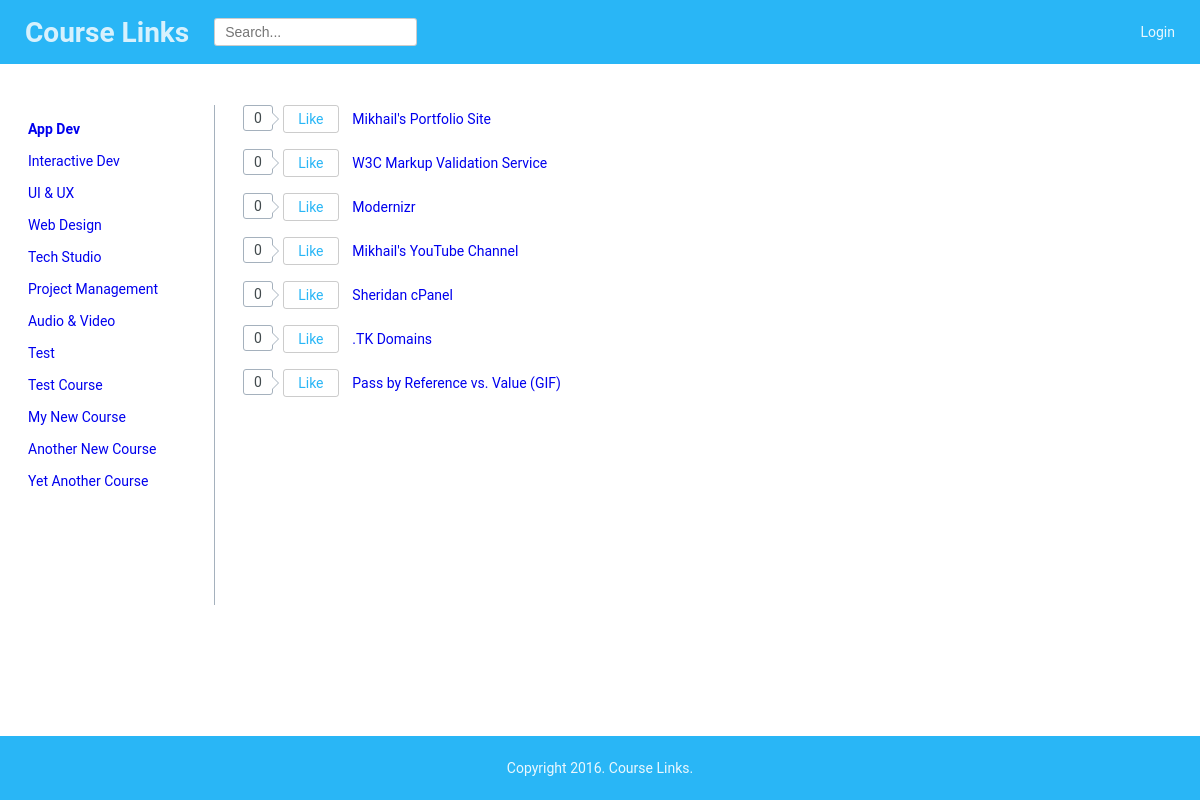
Screenshot of /index.php?course=1 with the database file from the repository.
### tables this page shows
CREATE TABLE `courses` (
  `id` tinyint(4) NOT NULL,
  `name` varchar(100) NOT NULL,
  `position` int(3) NOT NULL,
  `visible` tinyint(1) NOT NULL
);

CREATE TABLE `links` (
  `id` bigint(20) NOT NULL,
  `url` varchar(2083) NOT NULL,
  `source` varchar(253) NOT NULL,
  `title` varchar(500) NOT NULL,
  `course_id` tinyint(4) NOT NULL,
  `position` smallint(6) NOT NULL,
  `visible` tinyint(1) NOT NULL,
  `date_posted` timestamp NOT NULL DEFAULT CURRENT_TIMESTAMP,
  `user_id` bigint(20) NOT NULL
);

### public/slike/like_lang.php (called while the page is built)
<?php
$lang = array();
$lang['fb_small_like'] = 'Like';
$lang['fb_small_liked'] = 'Liked';
$lang['fb_small_count_text'] = '';
$lang['fb_small_first_like'] = '0';
$lang['tw_small_like'] = 'Like';
$lang['tw_small_liked'] = 'Liked';
$lang['tw_small_count_text'] = 'people like this.';
$lang['tw_small_first_like'] = 'Still nobody likes that. Liked it first :)';
$lang['gp_small_like'] = 'Like';
$lang['gp_small_liked'] = 'Liked';
$lang['gp_small_count_text'] = 'people like this.';
$lang['gp_small_first_like'] = 'Still nobody likes that. Liked it first :)';
$lang['fb_big_like'] = 'Like';
$lang['fb_big_liked'] = 'Liked';
$lang['tw_big_like'] = 'Like';
$lang['tw_big_liked'] = 'Liked';
$lang['gp_big_like'] = 'Like';
$lang['gp_big_liked'] = 'Liked';
?>

### public/index.php (the view, shortened to what this page needs)
<?php require_once("../includes/db_connection_open.php"); ?>
<?php require_once("../includes/functions.php"); ?>
<?php include("../includes/layouts/header.php"); ?>
<?php set_current_course_link(true); ?>
<div id="main">
  <div id="navigation">
		<?php echo navigation($current_course, $user_context); ?>
  </div>
  <div id="page">
		<?php if ($current_course) {
			$link_set = find_links_for_course($current_course["id"], $user_context);
			foreach ($link_set as $link)
			{
				echo SmartLike($link["id"], "small_facebook");
				?>
				<a href="<?php echo htmlentities($link["url"]) ?>" target="_blank">
					<?php echo htmlentities($link["title"]); ?>
				</a>
				<br><br>
			<?php } ?>
		<?php
		}
		else
		{
			echo "Select a course to see its links.";
		} ?>
  </div>
</div>
<?php include("../includes/layouts/footer.php"); ?>

### includes/layouts/header.php (shortened to what this page needs)
<?php
    include_once("like_config.inc.php");
    include_once("slike/like_function.php");
?>
<?php
	if (!isset($user_context))
	{
		$user_context = "guest";
	}
?>
<!DOCTYPE html>
<html lang="en">
	<head>
		<link href="stylesheets/styles.css" media="all" rel="stylesheet" />
	</head>
	<body>
		<div class="header">
			<div class="left-nav">
				<?php
				if ($user_context == "admin")
				{
					echo "<h1><a href=\"dashboard.php\">Course Links</a></h1>";
				}
				else if ($user_context == "guest" || $user_context == "between")
				{
					echo "<h1><a href=\"index.php\">Course Links</a></h1>";
				}
				?>
				<form method='get' action='search.php'>
					<input type='text' name='query' placeholder="Search..." class='form-field'>
				</form>
			</div>
			<div class="right-nav">
				<?php
				if ($user_context == "admin")
				{
					echo "<a class=\"login-logout-button\" href=\"login.php\">Logout</a>";
				}
				else if ($user_context =="guest")
				{
					echo "<a class=\"login-logout-button\" href=\"logout.php\">Login</a>";
				}
				?>
			</div>
		</div>

### includes/functions.php (shortened to what this page needs)
<?php
	function find_all_courses($public=true)
	{
		global $db;
		$sql  = "SELECT * ";
		$sql .= "FROM courses ";
		if ($public)
		{
			$sql .= "WHERE visible = 1 ";
		}
		$sql .= "ORDER BY position ASC";
		try
		{
			$statement = $db->prepare($sql);
			$statement->execute();
			$course_set = $statement->fetchAll();
		}
		catch (PDOException $error)
		{
			echo "ERROR: " . $error->getMessage();
		}
		return $course_set;
	}
	function find_links_for_course($course_id, $user_context)
	{
		global $db;
		$sql  = "SELECT * ";
		$sql .= "FROM links ";
		$sql .= "WHERE course_id = :course_id ";
		if ($user_context == "guest")
		{
			$sql .= "AND visible = 1 ";
		}
		$sql .= "ORDER BY position ASC";
		try
		{
			$statement = $db->prepare($sql);
			$statement->bindParam(":course_id", $course_id);
			$statement->execute();
			$link_set = $statement->fetchAll();
		}
		catch (PDOException $error)
		{
			echo "ERROR: " . $error->getMessage();
		}
		return $link_set;
	}
	function find_course_by_id($course_id, $public=true)
	{
		global $db;
		$sql  = "SELECT * ";
		$sql .= "FROM courses ";
		$sql .= "WHERE id = :course_id ";
		if ($public)
		{
			$sql .= "AND visible = 1 ";
		}
		$sql .= "LIMIT 1";
		try
		{
			$statement = $db->prepare($sql);
			$statement->bindParam(":course_id", $course_id);
			$statement->execute();
			$course = $statement->fetch();
		}
		catch (PDOException $error)
		{
			echo "ERROR: " . $error->getMessage();
		}
		if($course)
		{
			return $course;
		} else {
			return null;
		}
	}
	function find_default_link_for_course($course_id)
	{
		global $db;
		$sql  = "SELECT * ";
		$sql .= "FROM links ";
		$sql .= "WHERE course_id = :course_id ";
		$sql .= "ORDER BY position ASC ";
		$sql .= "LIMIT 1";
		try
		{
			$statement = $db->prepare($sql);
			$statement->bindParam(":course_id", $course_id);
			$statement->execute();
			$first_link = $statement->fetch();
		}
		catch (PDOException $error)
		{
			echo "ERROR: " . $error->getMessage();
		}
		if($first_link)
		{
			return $first_link;
		}
		else
		{
			return null;
		}
	}
	function set_current_course_link($public=false)
	{
		if (isset($_GET["course"]))
		{
			$current_course = find_course_by_id($_GET["course"], $public);
			if ($current_course && $public)
			{
				$current_link = find_default_link_for_course($current_course["id"]);
			}
			else
			{
				$current_link = null;
			}
		} elseif (isset($_GET["link"]))
		{
			$current_course = null;
			$current_link = find_link_by_id($_GET["link"], $public);
		}
		else
		{
			$current_course = null;
			$current_link = null;
		}
	}
	function navigation($course_array, $user_context)
	{
		$output = "<br><ul>";
		$course_set = find_all_courses();
		foreach($course_set as $course)
		{
			$output .= "<li";
			if ($course_array && $course["id"] == $course_array["id"])
			{
				$output .= " class=\"selected\"";
			}
			$output .= ">";
			if ($user_context == "admin")
			{
				$output .= "<a href=\"manage_content.php?course=";
			}
			else
			{
				$output .= "<a href=\"index.php?course=";
			}
			$output .= urlencode($course["id"]);
			$output .= "\">";
			$output .= htmlentities($course["name"]);
			$output .= "</a>";
			$output .= "</li><br>";
		}
		$output .= "</ul>";
		return $output;
	}
?>

### public/slike/like_function.php (shortened to what this page needs)
<?php
function SmartLike($item_id,$style) {
	global $mysql_conn;
	include("like_lang.php");
	$user_ip = $_SESSION['user_id'];
	if(empty($item_id)) {
		return 'Error: <b>item_id</b> is empty.';
	} else {
		?>
		<link href="./slike/share.css" rel="stylesheet"/>
		<span id="statusLike_<?php echo $item_id;?>">
		<?php
		if($style == "small_facebook") {
			$sql = mysqli_query($mysql_conn, "SELECT * FROM likes WHERE item_id='$item_id' and user_ip='$user_ip'");
			if(mysqli_num_rows($sql)>0) {
				$sql = mysqli_query($mysql_conn, "SELECT * FROM likes WHERE item_id='$item_id'");
				$count = mysqli_num_rows($sql);
				?>
				<div class="share share_type_facebook">
					<span class="share__count"><?php echo number_format($count); ?> <?php echo $lang['fb_small_count_text']; ?></span>
						<a class="share__btn" href="javascript:void(0);" onclick="unlike('<?php echo $item_id; ?>','<?php echo $user_ip; ?>','<?php echo $style; ?>')"><?php echo $lang['fb_small_liked']; ?></a>
				</div>
				<?php
			} else {
				$sql = mysqli_query($mysql_conn, "SELECT * FROM likes WHERE item_id='$item_id'");
				if(mysqli_num_rows($sql)>0) {
					$sql = mysqli_query($mysql_conn, "SELECT * FROM likes WHERE item_id='$item_id'");
					$count = mysqli_num_rows($sql);
					?>
					<div class="share share_type_facebook">
						<span class="share__count"><?php echo number_format($count); ?> <?php echo $lang['fb_small_count_text']; ?></span>
						<a class="share__btn__unclicked" href="javascript:void(0);" onclick="like('<?php echo $item_id; ?>','<?php echo $user_ip; ?>','<?php echo $style; ?>')"><?php echo $lang['fb_small_like']; ?></a>
					</div>
					<?php
				} else {
				?>
				<div class="share share_type_facebook">
					<span class="share__count"><?php echo $lang['fb_small_first_like']; ?></span>
					<a class="share__btn__unclicked" href="javascript:void(0);" onclick="like('<?php echo $item_id; ?>','<?php echo $user_ip; ?>','<?php echo $style; ?>')"><?php echo $lang['fb_small_like']; ?></a>
				</div>
				<?php
				}
			}
		} else {
			return 'Error: undefined style.';
		}
		?>
		</span>
		<?php
	}
}
?>

### includes/layouts/footer.php
    <div id="footer">
    	<p>Copyright <?php echo date("Y"); ?>. Course Links.</p>
    </div>
	</body>
</html>

### public/stylesheets/styles.css (style rules this page uses)
* { margin: 0; padding: 0; box-sizing: border-box; }
html { height: 100%; width: 100%; }
body { font-family: 'Roboto', Arial, sans-serif; font-size: 14px; min-height: 100vh; position: relative; }
a { text-decoration: none; }
ul { list-style-type: none; margin: 0px; padding: 0px; }
.header { top: 0px; left: 0px; width: 100%; height: 64px; position: fixed; background-color: #29b6f6; display: flex; justify-content: space-between; align-items: center; }
.header h1 { margin-left: 25px; color: white; opacity: 0.9; }
.header a { margin-right: 25px; display: block; color: white; opacity: 0.9; }
.left-nav { display: flex; align-items: center; }
.right-nav { display: flex; align-items: center; }
#navigation { float: left; width: 215px; height: 500px; padding: 0 2em; border-right: 1px solid #a5b1bd; }
.form-field { border: solid 1px rgba(0, 0, 0, 0.2); border-radius: 3px; display: inline-block; background-color: white; padding: 5px 10px; font-size: 14px; margin: 5px 0px; }
.selected { font-weight: bold; }
#main { width: 100%; margin: 0; padding-top: 105px; padding-bottom: 105px; }
#page { float: left; height: 100%; padding: 0 2em; }
#footer { clear: both; text-align: center; position: absolute; bottom: 0px; left: 0px; width: 100%; height: 64px; background-color: #29b6f6; display: flex; justify-content: center; align-items: center; }
#footer p { color: white; opacity: 0.9; }

### public/slike/share.css (style rules this page uses)
.share { display: inline-block; margin-right: 10px; }
.share a { text-decoration: none; }
.share__count { background-color: #fff; border: solid 1px #a5b1bd; border-radius: 3px; color: #424a4d; float: left; margin-right: 10px; padding: 4px 10px; position: relative; text-align: center; }
.share__count:before, .share__count:after { content: ''; display: block; height: 0; top: 50%; position: absolute; right: -14px; width: 0; margin-top: -6px; }
.share__count:before { border: solid 7px transparent; border-color: transparent transparent transparent #a5b1bd; }
.share__count:after { border: solid 6px transparent; border-color: transparent transparent transparent #fff; right: -12px; margin-top: -5px; }
.share__btn__unclicked { border: solid 1px rgba(0, 0, 0, 0.2); border-radius: 3px; color: #29b6f6; display: inline-block; width: 56px; padding: 5px 10px; text-align: center; }

### rows the page displays
courses: value "App Dev"
courses: value "Interactive Dev"
courses: value "UI & UX"
courses: value "Web Design"
courses: value "Tech Studio"
courses: value "Project Management"
courses: value "Audio & Video"
courses: value "Test"
courses: value "Test Course"
courses: value "My New Course"
courses: value "Another New Course"
courses: value "Yet Another Course"
links: title "Mikhail's Portfolio Site"
links: title "W3C Markup Validation Service"
links: title "Modernizr"
links: title "Mikhail's YouTube Channel"
links: title "Sheridan cPanel"
links: title ".TK Domains"
links: title "Pass by Reference vs. Value (GIF)"
